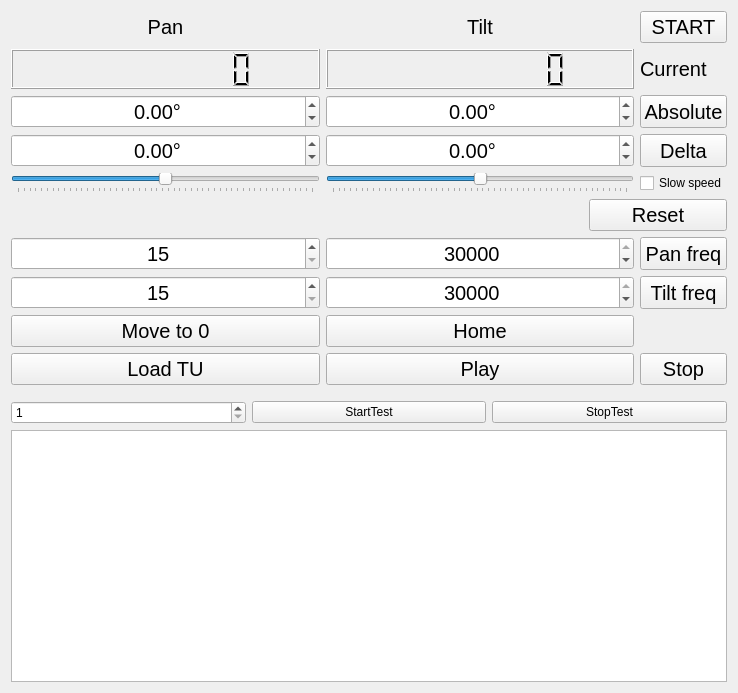
<?xml version="1.0" encoding="UTF-8"?>
<ui version="4.0">
 <class>FormOPU</class>
 <widget class="QWidget" name="FormOPU">
  <property name="geometry">
   <rect>
    <x>0</x>
    <y>0</y>
    <width>738</width>
    <height>693</height>
   </rect>
  </property>
  <property name="windowTitle">
   <string>PTZ control by PTCR96</string>
  </property>
  <layout class="QVBoxLayout" name="verticalLayout" stretch="0,0,1">
   <item>
    <layout class="QGridLayout" name="gridLayout">
     <item row="1" column="0">
      <widget class="QLCDNumber" name="lcdPanCurr">
       <property name="minimumSize">
        <size>
         <width>120</width>
         <height>40</height>
        </size>
       </property>
       <property name="smallDecimalPoint">
        <bool>true</bool>
       </property>
       <property name="digitCount">
        <number>8</number>
       </property>
      </widget>
     </item>
     <item row="9" column="0">
      <widget class="QPushButton" name="btZero">
       <property name="sizePolicy">
        <sizepolicy hsizetype="Minimum" vsizetype="Preferred">
         <horstretch>0</horstretch>
         <verstretch>0</verstretch>
        </sizepolicy>
       </property>
       <property name="font">
        <font>
         <pointsize>15</pointsize>
        </font>
       </property>
       <property name="text">
        <string>Move to 0</string>
       </property>
      </widget>
     </item>
     <item row="9" column="1">
      <widget class="QPushButton" name="btHome">
       <property name="sizePolicy">
        <sizepolicy hsizetype="Minimum" vsizetype="Preferred">
         <horstretch>0</horstretch>
         <verstretch>0</verstretch>
        </sizepolicy>
       </property>
       <property name="font">
        <font>
         <pointsize>15</pointsize>
        </font>
       </property>
       <property name="text">
        <string>Home</string>
       </property>
      </widget>
     </item>
     <item row="1" column="2">
      <widget class="QLabel" name="label_2">
       <property name="font">
        <font>
         <pointsize>15</pointsize>
        </font>
       </property>
       <property name="text">
        <string>Current</string>
       </property>
      </widget>
     </item>
     <item row="10" column="0">
      <widget class="QPushButton" name="btLoadTU">
       <property name="sizePolicy">
        <sizepolicy hsizetype="Minimum" vsizetype="Preferred">
         <horstretch>0</horstretch>
         <verstretch>0</verstretch>
        </sizepolicy>
       </property>
       <property name="font">
        <font>
         <pointsize>15</pointsize>
        </font>
       </property>
       <property name="text">
        <string>Load TU</string>
       </property>
      </widget>
     </item>
     <item row="1" column="1">
      <widget class="QLCDNumber" name="lcdTiltCurr">
       <property name="minimumSize">
        <size>
         <width>120</width>
         <height>40</height>
        </size>
       </property>
       <property name="smallDecimalPoint">
        <bool>true</bool>
       </property>
       <property name="digitCount">
        <number>8</number>
       </property>
      </widget>
     </item>
     <item row="0" column="0">
      <widget class="QLabel" name="label_3">
       <property name="font">
        <font>
         <pointsize>15</pointsize>
        </font>
       </property>
       <property name="text">
        <string>Pan</string>
       </property>
       <property name="alignment">
        <set>Qt::AlignCenter</set>
       </property>
      </widget>
     </item>
     <item row="0" column="1">
      <widget class="QLabel" name="label_4">
       <property name="font">
        <font>
         <pointsize>15</pointsize>
        </font>
       </property>
       <property name="text">
        <string>Tilt</string>
       </property>
       <property name="alignment">
        <set>Qt::AlignCenter</set>
       </property>
      </widget>
     </item>
     <item row="3" column="0">
      <widget class="QDoubleSpinBox" name="sbPanAbs">
       <property name="font">
        <font>
         <pointsize>15</pointsize>
        </font>
       </property>
       <property name="alignment">
        <set>Qt::AlignCenter</set>
       </property>
       <property name="suffix">
        <string>°</string>
       </property>
       <property name="minimum">
        <double>-360.000000000000000</double>
       </property>
       <property name="maximum">
        <double>360.000000000000000</double>
       </property>
      </widget>
     </item>
     <item row="3" column="1">
      <widget class="QDoubleSpinBox" name="sbTiltAbs">
       <property name="font">
        <font>
         <pointsize>15</pointsize>
        </font>
       </property>
       <property name="alignment">
        <set>Qt::AlignCenter</set>
       </property>
       <property name="suffix">
        <string>°</string>
       </property>
       <property name="minimum">
        <double>-180.000000000000000</double>
       </property>
       <property name="maximum">
        <double>180.000000000000000</double>
       </property>
      </widget>
     </item>
     <item row="3" column="2">
      <widget class="QPushButton" name="btAbs">
       <property name="sizePolicy">
        <sizepolicy hsizetype="Minimum" vsizetype="Preferred">
         <horstretch>0</horstretch>
         <verstretch>0</verstretch>
        </sizepolicy>
       </property>
       <property name="font">
        <font>
         <pointsize>15</pointsize>
        </font>
       </property>
       <property name="text">
        <string>Absolute</string>
       </property>
      </widget>
     </item>
     <item row="4" column="0">
      <widget class="QDoubleSpinBox" name="sbPanDelta">
       <property name="font">
        <font>
         <pointsize>15</pointsize>
        </font>
       </property>
       <property name="alignment">
        <set>Qt::AlignCenter</set>
       </property>
       <property name="suffix">
        <string>°</string>
       </property>
       <property name="minimum">
        <double>-360.000000000000000</double>
       </property>
       <property name="maximum">
        <double>360.000000000000000</double>
       </property>
      </widget>
     </item>
     <item row="4" column="1">
      <widget class="QDoubleSpinBox" name="sbTiltDelta">
       <property name="font">
        <font>
         <pointsize>15</pointsize>
        </font>
       </property>
       <property name="alignment">
        <set>Qt::AlignCenter</set>
       </property>
       <property name="suffix">
        <string>°</string>
       </property>
       <property name="minimum">
        <double>-180.000000000000000</double>
       </property>
       <property name="maximum">
        <double>180.000000000000000</double>
       </property>
      </widget>
     </item>
     <item row="4" column="2">
      <widget class="QPushButton" name="btDelta">
       <property name="sizePolicy">
        <sizepolicy hsizetype="Minimum" vsizetype="Preferred">
         <horstretch>0</horstretch>
         <verstretch>0</verstretch>
        </sizepolicy>
       </property>
       <property name="font">
        <font>
         <pointsize>15</pointsize>
        </font>
       </property>
       <property name="text">
        <string>Delta</string>
       </property>
      </widget>
     </item>
     <item row="0" column="2">
      <widget class="QPushButton" name="btStart">
       <property name="sizePolicy">
        <sizepolicy hsizetype="Minimum" vsizetype="Preferred">
         <horstretch>0</horstretch>
         <verstretch>0</verstretch>
        </sizepolicy>
       </property>
       <property name="font">
        <font>
         <pointsize>15</pointsize>
        </font>
       </property>
       <property name="text">
        <string>START</string>
       </property>
      </widget>
     </item>
     <item row="5" column="0">
      <widget class="QSlider" name="sliderPan">
       <property name="minimum">
        <number>-255</number>
       </property>
       <property name="maximum">
        <number>255</number>
       </property>
       <property name="orientation">
        <enum>Qt::Horizontal</enum>
       </property>
       <property name="tickPosition">
        <enum>QSlider::TicksBelow</enum>
       </property>
      </widget>
     </item>
     <item row="5" column="1">
      <widget class="QSlider" name="sliderTilt">
       <property name="minimum">
        <number>-255</number>
       </property>
       <property name="maximum">
        <number>255</number>
       </property>
       <property name="orientation">
        <enum>Qt::Horizontal</enum>
       </property>
       <property name="tickPosition">
        <enum>QSlider::TicksBelow</enum>
       </property>
      </widget>
     </item>
     <item row="9" column="2">
      <widget class="QLabel" name="lbTime">
       <property name="text">
        <string/>
       </property>
       <property name="alignment">
        <set>Qt::AlignCenter</set>
       </property>
      </widget>
     </item>
     <item row="10" column="1">
      <widget class="QPushButton" name="btPlayTU">
       <property name="sizePolicy">
        <sizepolicy hsizetype="Minimum" vsizetype="Preferred">
         <horstretch>0</horstretch>
         <verstretch>0</verstretch>
        </sizepolicy>
       </property>
       <property name="font">
        <font>
         <pointsize>15</pointsize>
        </font>
       </property>
       <property name="text">
        <string>Play</string>
       </property>
      </widget>
     </item>
     <item row="6" column="0" colspan="3">
      <layout class="QHBoxLayout" name="horizontalLayout">
       <property name="topMargin">
        <number>0</number>
       </property>
       <item>
        <widget class="QLabel" name="lbPanTO">
         <property name="palette">
          <palette>
           <active>
            <colorrole role="WindowText">
             <brush brushstyle="SolidPattern">
              <color alpha="255">
               <red>255</red>
               <green>0</green>
               <blue>0</blue>
              </color>
             </brush>
            </colorrole>
           </active>
           <inactive>
            <colorrole role="WindowText">
             <brush brushstyle="SolidPattern">
              <color alpha="255">
               <red>255</red>
               <green>0</green>
               <blue>0</blue>
              </color>
             </brush>
            </colorrole>
           </inactive>
           <disabled>
            <colorrole role="WindowText">
             <brush brushstyle="SolidPattern">
              <color alpha="255">
               <red>120</red>
               <green>120</green>
               <blue>120</blue>
              </color>
             </brush>
            </colorrole>
           </disabled>
          </palette>
         </property>
         <property name="font">
          <font>
           <pointsize>10</pointsize>
          </font>
         </property>
         <property name="text">
          <string/>
         </property>
        </widget>
       </item>
       <item>
        <widget class="QLabel" name="lbPanDE">
         <property name="palette">
          <palette>
           <active>
            <colorrole role="WindowText">
             <brush brushstyle="SolidPattern">
              <color alpha="255">
               <red>255</red>
               <green>0</green>
               <blue>0</blue>
              </color>
             </brush>
            </colorrole>
           </active>
           <inactive>
            <colorrole role="WindowText">
             <brush brushstyle="SolidPattern">
              <color alpha="255">
               <red>255</red>
               <green>0</green>
               <blue>0</blue>
              </color>
             </brush>
            </colorrole>
           </inactive>
           <disabled>
            <colorrole role="WindowText">
             <brush brushstyle="SolidPattern">
              <color alpha="255">
               <red>120</red>
               <green>120</green>
               <blue>120</blue>
              </color>
             </brush>
            </colorrole>
           </disabled>
          </palette>
         </property>
         <property name="font">
          <font>
           <pointsize>10</pointsize>
          </font>
         </property>
         <property name="text">
          <string/>
         </property>
        </widget>
       </item>
       <item>
        <widget class="QLabel" name="lbTiltTO">
         <property name="palette">
          <palette>
           <active>
            <colorrole role="WindowText">
             <brush brushstyle="SolidPattern">
              <color alpha="255">
               <red>255</red>
               <green>0</green>
               <blue>0</blue>
              </color>
             </brush>
            </colorrole>
           </active>
           <inactive>
            <colorrole role="WindowText">
             <brush brushstyle="SolidPattern">
              <color alpha="255">
               <red>255</red>
               <green>0</green>
               <blue>0</blue>
              </color>
             </brush>
            </colorrole>
           </inactive>
           <disabled>
            <colorrole role="WindowText">
             <brush brushstyle="SolidPattern">
              <color alpha="255">
               <red>120</red>
               <green>120</green>
               <blue>120</blue>
              </color>
             </brush>
            </colorrole>
           </disabled>
          </palette>
         </property>
         <property name="font">
          <font>
           <pointsize>10</pointsize>
          </font>
         </property>
         <property name="text">
          <string/>
         </property>
        </widget>
       </item>
       <item>
        <widget class="QLabel" name="lbTiltDE">
         <property name="palette">
          <palette>
           <active>
            <colorrole role="WindowText">
             <brush brushstyle="SolidPattern">
              <color alpha="255">
               <red>255</red>
               <green>0</green>
               <blue>0</blue>
              </color>
             </brush>
            </colorrole>
           </active>
           <inactive>
            <colorrole role="WindowText">
             <brush brushstyle="SolidPattern">
              <color alpha="255">
               <red>255</red>
               <green>0</green>
               <blue>0</blue>
              </color>
             </brush>
            </colorrole>
           </inactive>
           <disabled>
            <colorrole role="WindowText">
             <brush brushstyle="SolidPattern">
              <color alpha="255">
               <red>120</red>
               <green>120</green>
               <blue>120</blue>
              </color>
             </brush>
            </colorrole>
           </disabled>
          </palette>
         </property>
         <property name="font">
          <font>
           <pointsize>10</pointsize>
          </font>
         </property>
         <property name="text">
          <string/>
         </property>
        </widget>
       </item>
       <item>
        <widget class="QPushButton" name="btReset">
         <property name="sizePolicy">
          <sizepolicy hsizetype="Minimum" vsizetype="Preferred">
           <horstretch>0</horstretch>
           <verstretch>0</verstretch>
          </sizepolicy>
         </property>
         <property name="font">
          <font>
           <pointsize>15</pointsize>
          </font>
         </property>
         <property name="text">
          <string>Reset</string>
         </property>
        </widget>
       </item>
      </layout>
     </item>
     <item row="10" column="2">
      <widget class="QPushButton" name="btStop">
       <property name="sizePolicy">
        <sizepolicy hsizetype="Minimum" vsizetype="Preferred">
         <horstretch>0</horstretch>
         <verstretch>0</verstretch>
        </sizepolicy>
       </property>
       <property name="font">
        <font>
         <pointsize>15</pointsize>
        </font>
       </property>
       <property name="text">
        <string>Stop</string>
       </property>
      </widget>
     </item>
     <item row="5" column="2">
      <widget class="QCheckBox" name="cbSlowSpeed">
       <property name="text">
        <string>Slow speed</string>
       </property>
      </widget>
     </item>
     <item row="7" column="1">
      <widget class="QSpinBox" name="sbPanMaxFreq">
       <property name="font">
        <font>
         <pointsize>15</pointsize>
        </font>
       </property>
       <property name="alignment">
        <set>Qt::AlignCenter</set>
       </property>
       <property name="minimum">
        <number>15</number>
       </property>
       <property name="maximum">
        <number>30000</number>
       </property>
       <property name="value">
        <number>30000</number>
       </property>
      </widget>
     </item>
     <item row="7" column="0">
      <widget class="QSpinBox" name="sbPanMinFreq">
       <property name="font">
        <font>
         <pointsize>15</pointsize>
        </font>
       </property>
       <property name="alignment">
        <set>Qt::AlignCenter</set>
       </property>
       <property name="minimum">
        <number>15</number>
       </property>
       <property name="maximum">
        <number>30000</number>
       </property>
      </widget>
     </item>
     <item row="7" column="2">
      <widget class="QPushButton" name="btSetPanFreq">
       <property name="sizePolicy">
        <sizepolicy hsizetype="Minimum" vsizetype="Preferred">
         <horstretch>0</horstretch>
         <verstretch>0</verstretch>
        </sizepolicy>
       </property>
       <property name="font">
        <font>
         <pointsize>15</pointsize>
        </font>
       </property>
       <property name="text">
        <string>Pan freq</string>
       </property>
      </widget>
     </item>
     <item row="8" column="0">
      <widget class="QSpinBox" name="sbTiltMinFreq">
       <property name="font">
        <font>
         <pointsize>15</pointsize>
        </font>
       </property>
       <property name="alignment">
        <set>Qt::AlignCenter</set>
       </property>
       <property name="minimum">
        <number>15</number>
       </property>
       <property name="maximum">
        <number>30000</number>
       </property>
      </widget>
     </item>
     <item row="8" column="1">
      <widget class="QSpinBox" name="sbTiltMaxFreq">
       <property name="font">
        <font>
         <pointsize>15</pointsize>
        </font>
       </property>
       <property name="alignment">
        <set>Qt::AlignCenter</set>
       </property>
       <property name="minimum">
        <number>15</number>
       </property>
       <property name="maximum">
        <number>30000</number>
       </property>
       <property name="value">
        <number>30000</number>
       </property>
      </widget>
     </item>
     <item row="8" column="2">
      <widget class="QPushButton" name="btSetTiltFreq">
       <property name="sizePolicy">
        <sizepolicy hsizetype="Minimum" vsizetype="Preferred">
         <horstretch>0</horstretch>
         <verstretch>0</verstretch>
        </sizepolicy>
       </property>
       <property name="font">
        <font>
         <pointsize>15</pointsize>
        </font>
       </property>
       <property name="text">
        <string>Tilt freq</string>
       </property>
      </widget>
     </item>
    </layout>
   </item>
   <item>
    <layout class="QHBoxLayout" name="horizontalLayout_2">
     <property name="topMargin">
      <number>10</number>
     </property>
     <item>
      <widget class="QSpinBox" name="sbTestSpeed">
       <property name="minimum">
        <number>1</number>
       </property>
       <property name="maximum">
        <number>255</number>
       </property>
      </widget>
     </item>
     <item>
      <widget class="QPushButton" name="btStartTest">
       <property name="text">
        <string>StartTest</string>
       </property>
      </widget>
     </item>
     <item>
      <widget class="QPushButton" name="btStopTest">
       <property name="text">
        <string>StopTest</string>
       </property>
      </widget>
     </item>
    </layout>
   </item>
   <item>
    <widget class="QPlainTextEdit" name="plainTextEdit"/>
   </item>
  </layout>
 </widget>
 <resources/>
 <connections/>
</ui>
